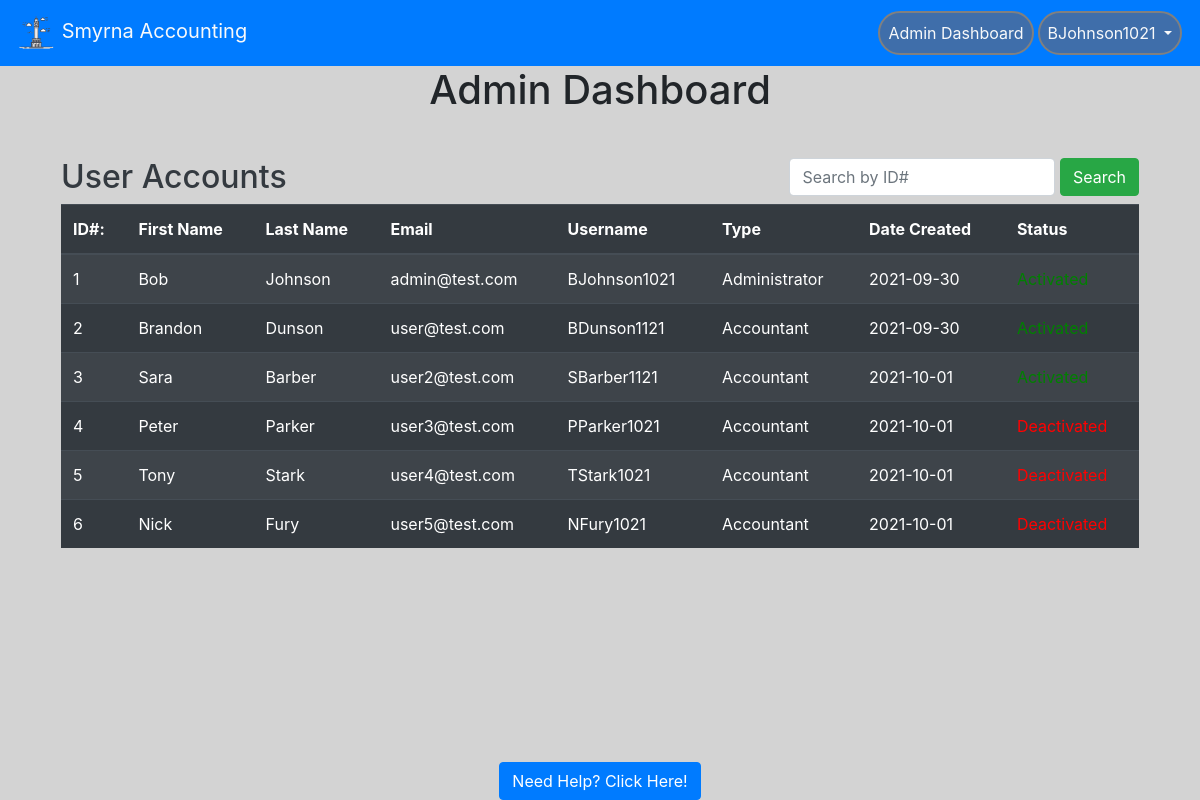
The app's page /adminPortal (signed in) with its own data.
### website/models.py (models this page shows, shortened)
class User(db.Model, UserMixin):
    id = db.Column(db.Integer, primary_key=True)  # unique identifier
    email = db.Column(db.String(150), unique=True)
    password = db.Column(db.String(150))
    oldPassword = db.Column(db.String(150))
    firstName = db.Column(db.String(150))
    lastName = db.Column(db.String(150))
    userName = db.Column(db.String(150))
    hasAdmin = db.Column(db.Boolean, default=False)
    hasMan = db.Column(db.Boolean, default=False)
    status = db.Column(db.Boolean, default=False)
    creationDate = db.Column(db.Date())
    expirationDate = db.Column(db.Date())
    accounts = db.relationship("Account", backref="parent")

### website/auth.py (the view)
@auth.route('/adminPortal', methods=['GET', 'POST'])
@login_required
def adminPort():
    if request.method == 'POST':
        global SEARCHID
        SEARCHID = request.form.get('searchBar')
        if len(SEARCHID) < 1:
            flash('Search field can not be blank.', category='error')
            return redirect(url_for('auth.adminPort'))
        else:
            return redirect(url_for('auth.accountOverview'))
    else:
        if current_user.hasAdmin:
            return render_template('adminPortal.html',
                                   user=current_user, query=User.query.all())
        else:
            flash('You do not have access to this page.', category='error')
            return redirect(url_for('views.home'))

### website/__init__.py (called while the page is built)
def create_app():
    app = Flask(__name__)
    app.config['SECRET_KEY'] = 'this is the secret key'
    app.config['SQLALCHEMY_DATABASE_URI'] = f'sqlite:///{DB_NAME}'
    db.init_app(app)
    app.config['MAIL_SERVER'] = 'smtp.gmail.com'
    app.config['MAIL_PORT'] = 465
    app.config['MAIL_USE_SSL'] = True
    app.config['MAIL_USERNAME'] = 'smrnccntng@gmail.com'
    app.config['MAIL_PASSWORD'] = 'Asswipe47'
    mail.init_app(app)
    from .views import views
    from .auth import auth
    app.register_blueprint(views, url_prefix='/')
    app.register_blueprint(auth, url_prefix='/')
    from .models import User
    create_database(app)
    login_manager = LoginManager()
    login_manager.login_view = 'auth.login'
    login_manager.init_app(app)
    @login_manager.user_loader
    def load_user(id):
        return User.query.get(int(id))
    return app

### website/templates/adminPortal.html (shortened to what this page needs)
{% extends "base.html" %} {% block title %} Admin Portal {% endblock %} {%block
content%}
<h1 class="text-center">Admin Dashboard</h1>
<br />
<div class="container-fluid px-3 py-1 pb-4">
    <form class="form-inline" method="POST">
      <h2 class="text-dark pt-2">User Accounts</h2>
        <div class="ml-auto">
          <input type="search" name="searchBar" class="form-control pr-1" placeholder="Search by ID#"
            list = "userData" />
            <button class="btn btn-success" type="submit">Search</button>
        </div>
    </form>
  <div>
    <table class="table table-striped table-dark">
      <thead style="position: sticky;">
        <tr>
          <th>ID#:</th>
          <th>First Name</th>
          <th>Last Name</th>
          <th>Email</th>
          <th>Username</th>
          <th>Type</th>
          <th>Date Created</th>
          <th>Status</th>
        </tr>
      </thead>
      <tbody style="overflow-y: scroll;">
        {% for user in query %}
        <tr>
          <td>{{user.id}}</td>
          <td>{{user.firstName}}</td>
          <td>{{user.lastName}}</td>
          <td>{{user.email}}</td>
          <td>{{user.userName}}</td>
          {% if user.hasAdmin%}
          <td>Administrator</td>
          {% elif user.hasMan %}
          <td>Manager</td>
          {% else %}
          <td>Accountant</td>
          {% endif %}
          <td>{{user.creationDate}}</td>
          {% if user.status %}
          <td style="color: green">Activated</td>
          {% else %}
          <td style="color: red">Deactivated</td>
          {% endif %}
        </tr>
        {% endfor %}
      </tbody>
    </table>
  </div>
  <br>
</div>
{% endblock %}

### website/templates/base.html (shortened to what this page needs)
<!DOCTYPE html>
<html>
<head>
    <meat name="viewport" content="width=device-width, initial-scale=1" />
    <link rel="stylesheet" href="https://stackpath.bootstrapcdn.com/bootstrap/4.4.1/css/bootstrap.min.css"
 />
    <link rel="stylesheet" href="https://stackpath.bootstrapcdn.com/font-awesome/4.7.0/css/font-awesome.min.css"
 />
</head>
<body style="background-color: lightgrey">
    <nav class="navbar navbar-expand-lg navbar-dark bg-primary sticky-top">
        <a class = "navbar-brand text-light" href='/'>
            <img src="static/logo.png" width="40" height="40" atl="">
            Smyrna Accounting
        </a>
        <div class = "collapse navbar-collapse" id="navbar">
            <ul class = "navbar-nav ml-auto">
                {% if user.is_authenticated %}
                {% if user.hasAdmin %}
                <li class = "nav-item">
                    <a class = "nav-link text-light text-center" id = "adminPort" href="/adminPortal">Admin Dashboard</a>
                </li>
                {% endif %}
                <li class="nav-item dropdown">
                    <a class = "nav-link dropdown-toggle text-light text-center" id = "" data-toggle = "dropdown" aria-haspopup="true" aria-expanded="false">
                        {{ user.userName }}
                    </a>
                </li>
                {% else %}
                <a class = "nav-item nav-link text-light" id = "login" href="/login">Login</a>
                {% endif %}
            </ul>
        </div>
    </nav>
    <div class= "container">
        {%block content%}
        {% endblock %}
    </div>
</body>
<div class="footer" style="background-color: lightgray;">
    <a href="/help" class="btn btn-primary">Need Help? Click Here!</a>
</div>
</html>

### website/templates/base.html (style rules this page uses)
.footer { position: fixed; left: 0; bottom: 0; width: 100%; background-color: Blue; text-align: center; }
li.nav-item { border: 2px solid grey; margin: 2px; border-radius: 25px; background-color: rgb(63, 110, 170); }

### records on screen
User: userName "BJohnson1021", id "1", firstName "Bob", lastName "Johnson", email "admin@test.com", hasAdmin "Administrator", creationDate "2021-09-30"
User: id "2", firstName "Brandon", lastName "Dunson", email "user@test.com", userName "BDunson1121", hasAdmin "Accountant", creationDate "2021-09-30"
User: id "3", firstName "Sara", lastName "Barber", email "user2@test.com", userName "SBarber1121", hasAdmin "Accountant", creationDate "2021-10-01"
User: id "4", firstName "Peter", lastName "Parker", email "user3@test.com", userName "PParker1021", hasAdmin "Accountant", creationDate "2021-10-01", status "Deactivated"
User: id "5", firstName "Tony", lastName "Stark", email "user4@test.com", userName "TStark1021", hasAdmin "Accountant", creationDate "2021-10-01"
User: id "6", firstName "Nick", lastName "Fury", email "user5@test.com", userName "NFury1021", hasAdmin "Accountant", creationDate "2021-10-01", status "Deactivated"
